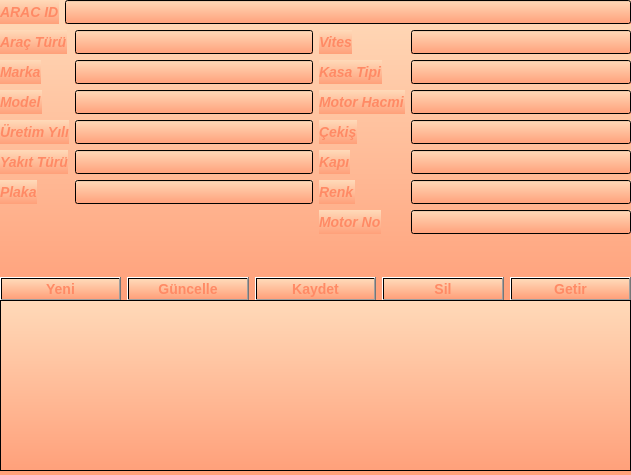
<?xml version="1.0" encoding="UTF-8"?>
<ui version="4.0">
 <class>Form</class>
 <widget class="QWidget" name="Form">
  <property name="geometry">
   <rect>
    <x>0</x>
    <y>0</y>
    <width>631</width>
    <height>475</height>
   </rect>
  </property>
  <property name="windowTitle">
   <string>Araclar</string>
  </property>
  <property name="styleSheet">
   <string notr="true">background: qlineargradient(x1:0, y1:0, x2:0, y2:1, stop:0 #FFDAB9, stop:1 #FFA07A);
color: #FF8A65;
font-weight:800;
font-size:14px;</string>
  </property>
  <widget class="QWidget" name="verticalLayoutWidget_2">
   <property name="geometry">
    <rect>
     <x>0</x>
     <y>0</y>
     <width>631</width>
     <height>301</height>
    </rect>
   </property>
   <layout class="QVBoxLayout" name="verticalLayout_3">
    <item>
     <layout class="QHBoxLayout" name="horizontalLayout_2">
      <item>
       <widget class="QLabel" name="label_4">
        <property name="font">
         <font>
          <pointsize>-1</pointsize>
          <italic>true</italic>
          <bold>true</bold>
         </font>
        </property>
        <property name="text">
         <string>ARAC ID</string>
        </property>
       </widget>
      </item>
      <item>
       <widget class="QLineEdit" name="lineEdit_aracid">
        <property name="enabled">
         <bool>true</bool>
        </property>
       </widget>
      </item>
     </layout>
    </item>
    <item>
     <layout class="QHBoxLayout" name="horizontalLayout">
      <item>
       <layout class="QFormLayout" name="formLayout">
        <item row="0" column="0">
         <widget class="QLabel" name="label_25">
          <property name="font">
           <font>
            <pointsize>-1</pointsize>
            <italic>true</italic>
            <bold>true</bold>
           </font>
          </property>
          <property name="text">
           <string>Araç Türü</string>
          </property>
         </widget>
        </item>
        <item row="1" column="0">
         <widget class="QLabel" name="label_17">
          <property name="font">
           <font>
            <pointsize>-1</pointsize>
            <italic>true</italic>
            <bold>true</bold>
           </font>
          </property>
          <property name="text">
           <string>Marka</string>
          </property>
         </widget>
        </item>
        <item row="2" column="0">
         <widget class="QLabel" name="label_18">
          <property name="font">
           <font>
            <pointsize>-1</pointsize>
            <italic>true</italic>
            <bold>true</bold>
           </font>
          </property>
          <property name="text">
           <string>Model</string>
          </property>
         </widget>
        </item>
        <item row="3" column="0">
         <widget class="QLabel" name="label_20">
          <property name="font">
           <font>
            <pointsize>-1</pointsize>
            <italic>true</italic>
            <bold>true</bold>
           </font>
          </property>
          <property name="text">
           <string>Üretim Yılı</string>
          </property>
         </widget>
        </item>
        <item row="4" column="0">
         <widget class="QLabel" name="label_22">
          <property name="font">
           <font>
            <pointsize>-1</pointsize>
            <italic>true</italic>
            <bold>true</bold>
           </font>
          </property>
          <property name="text">
           <string>Yakıt Türü</string>
          </property>
         </widget>
        </item>
        <item row="1" column="1">
         <widget class="QLineEdit" name="lineEdit_marka"/>
        </item>
        <item row="2" column="1">
         <widget class="QLineEdit" name="lineEdit_model"/>
        </item>
        <item row="3" column="1">
         <widget class="QLineEdit" name="lineEdit_uretimYil"/>
        </item>
        <item row="4" column="1">
         <widget class="QLineEdit" name="lineEdit_yakit"/>
        </item>
        <item row="5" column="0">
         <widget class="QLabel" name="label">
          <property name="font">
           <font>
            <pointsize>-1</pointsize>
            <italic>true</italic>
            <bold>true</bold>
           </font>
          </property>
          <property name="text">
           <string>Plaka</string>
          </property>
         </widget>
        </item>
        <item row="5" column="1">
         <widget class="QLineEdit" name="lineEdit_plaka"/>
        </item>
        <item row="0" column="1">
         <widget class="QLineEdit" name="lineEdit_aracTuru"/>
        </item>
       </layout>
      </item>
      <item>
       <layout class="QFormLayout" name="formLayout_2">
        <item row="0" column="0">
         <widget class="QLabel" name="label_9">
          <property name="font">
           <font>
            <pointsize>-1</pointsize>
            <italic>true</italic>
            <bold>true</bold>
           </font>
          </property>
          <property name="text">
           <string>Vites</string>
          </property>
         </widget>
        </item>
        <item row="1" column="0">
         <widget class="QLabel" name="label_16">
          <property name="font">
           <font>
            <pointsize>-1</pointsize>
            <italic>true</italic>
            <bold>true</bold>
           </font>
          </property>
          <property name="text">
           <string>Kasa Tipi</string>
          </property>
         </widget>
        </item>
        <item row="2" column="0">
         <widget class="QLabel" name="label_15">
          <property name="font">
           <font>
            <pointsize>-1</pointsize>
            <italic>true</italic>
            <bold>true</bold>
           </font>
          </property>
          <property name="text">
           <string>Motor Hacmi</string>
          </property>
         </widget>
        </item>
        <item row="3" column="0">
         <widget class="QLabel" name="label_24">
          <property name="font">
           <font>
            <pointsize>-1</pointsize>
            <italic>true</italic>
            <bold>true</bold>
           </font>
          </property>
          <property name="text">
           <string>Çekiş</string>
          </property>
         </widget>
        </item>
        <item row="4" column="0">
         <widget class="QLabel" name="label_23">
          <property name="font">
           <font>
            <pointsize>-1</pointsize>
            <italic>true</italic>
            <bold>true</bold>
           </font>
          </property>
          <property name="text">
           <string>Kapı</string>
          </property>
         </widget>
        </item>
        <item row="5" column="0">
         <widget class="QLabel" name="label_21">
          <property name="font">
           <font>
            <pointsize>-1</pointsize>
            <italic>true</italic>
            <bold>true</bold>
           </font>
          </property>
          <property name="text">
           <string>Renk</string>
          </property>
         </widget>
        </item>
        <item row="6" column="0">
         <widget class="QLabel" name="label_19">
          <property name="font">
           <font>
            <pointsize>-1</pointsize>
            <italic>true</italic>
            <bold>true</bold>
           </font>
          </property>
          <property name="text">
           <string>Motor No</string>
          </property>
         </widget>
        </item>
        <item row="0" column="1">
         <widget class="QLineEdit" name="lineEdit_vites"/>
        </item>
        <item row="1" column="1">
         <widget class="QLineEdit" name="lineEdit_kasa"/>
        </item>
        <item row="2" column="1">
         <widget class="QLineEdit" name="lineEdit_motorHacmi"/>
        </item>
        <item row="3" column="1">
         <widget class="QLineEdit" name="lineEdit_cekis"/>
        </item>
        <item row="4" column="1">
         <widget class="QLineEdit" name="lineEdit_kapi"/>
        </item>
        <item row="5" column="1">
         <widget class="QLineEdit" name="lineEdit_renk"/>
        </item>
        <item row="6" column="1">
         <widget class="QLineEdit" name="lineEdit_motor"/>
        </item>
       </layout>
      </item>
     </layout>
    </item>
    <item>
     <layout class="QHBoxLayout" name="horizontalLayout_3">
      <item>
       <widget class="QPushButton" name="pushButton_yeni">
        <property name="text">
         <string>Yeni</string>
        </property>
       </widget>
      </item>
      <item>
       <widget class="QPushButton" name="pushButton_update">
        <property name="text">
         <string>Güncelle</string>
        </property>
       </widget>
      </item>
      <item>
       <widget class="QPushButton" name="pushButton_kaydet">
        <property name="text">
         <string>Kaydet</string>
        </property>
       </widget>
      </item>
      <item>
       <widget class="QPushButton" name="pushButton_sil">
        <property name="text">
         <string>Sil</string>
        </property>
       </widget>
      </item>
      <item>
       <widget class="QPushButton" name="pushButton_Getir2">
        <property name="text">
         <string>Getir</string>
        </property>
       </widget>
      </item>
     </layout>
    </item>
   </layout>
  </widget>
  <widget class="QTableWidget" name="tableWidget">
   <property name="geometry">
    <rect>
     <x>0</x>
     <y>300</y>
     <width>631</width>
     <height>171</height>
    </rect>
   </property>
  </widget>
 </widget>
 <resources/>
 <connections/>
</ui>
